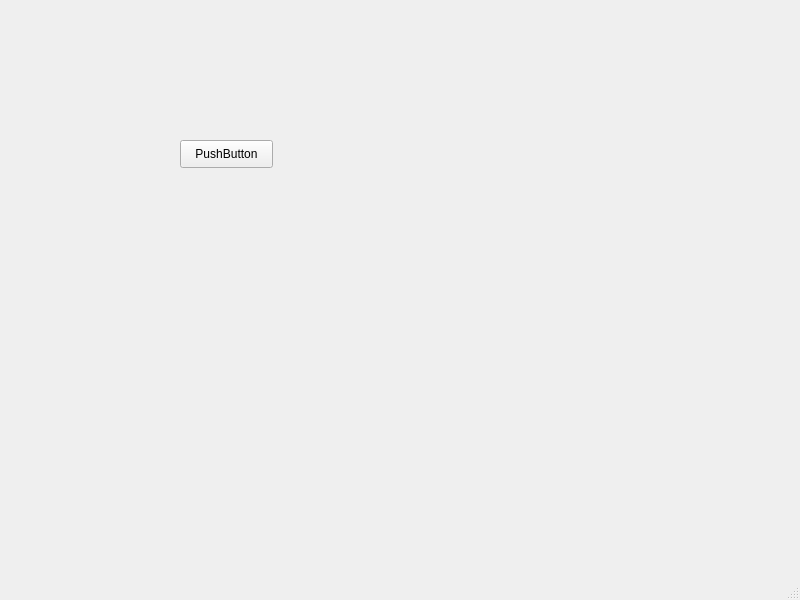
<?xml version="1.0" encoding="UTF-8"?>
<ui version="4.0">
 <class>MainWindow</class>
 <widget class="QMainWindow" name="MainWindow">
  <property name="geometry">
   <rect>
    <x>0</x>
    <y>0</y>
    <width>800</width>
    <height>600</height>
   </rect>
  </property>
  <property name="windowTitle">
   <string>MainWindow</string>
  </property>
  <widget class="QWidget" name="centralwidget">
   <widget class="QPushButton" name="pushButton">
    <property name="geometry">
     <rect>
      <x>180</x>
      <y>140</y>
      <width>93</width>
      <height>28</height>
     </rect>
    </property>
    <property name="text">
     <string>PushButton</string>
    </property>
   </widget>
  </widget>
  <widget class="QMenuBar" name="menubar">
   <property name="geometry">
    <rect>
     <x>0</x>
     <y>0</y>
     <width>800</width>
     <height>26</height>
    </rect>
   </property>
  </widget>
  <widget class="QStatusBar" name="statusbar"/>
 </widget>
 <resources/>
 <connections/>
</ui>
